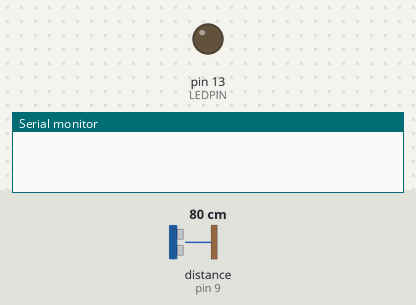
A sketch run on a simulated Arduino Uno, built with avr-gcc and run on an emulated ATmega328P. On the bench: output pins drawn as LEDs (lit = HIGH), the last lines printed to the serial monitor. Wiring (inferred from the names in the program): ultrasonic range finder: trigger pin 10; echo pin 9. Inputs (shaded band) come from the test bench; at power-on: distance to the obstacle (sensor on pin 9) 80 cm. The echo pulse lasts 58.3 µs per cm; pins used as bus, display or sensor lines are not drawn.

Above: at 1.2 s.
1.3 s: distance to the obstacle (sensor on pin 9) set to 55 cm
2.8 s: distance to the obstacle (sensor on pin 9) set to 47 cm
At 3.8 s:
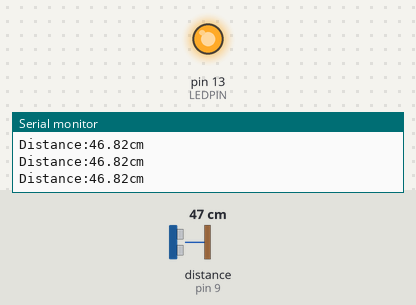
4.3 s: distance to the obstacle (sensor on pin 9) set to 60 cm
At 4.6 s:
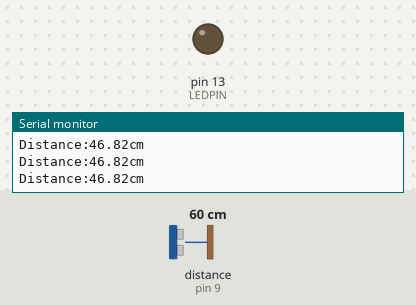
5.8 s: distance to the obstacle (sensor on pin 9) set to 2 cm
At 6.6 s:
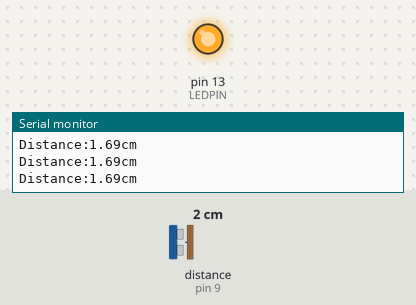
Timing chart, 0 to 8.3 s (numbered marks = the images above; inputs shaded):
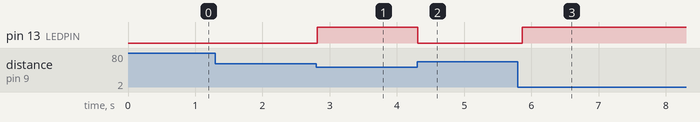

Measured:
- the behaviour switches between 51 and 50 cm on distance to the obstacle (sensor on pin 9) (found by bisection; images 0 and 1)
- after the input at 1.3 s, every drawn part: stays the same
- after the input at 2.8 s, pin 13 (LEDPIN): LOW → HIGH at once
- after the input at 4.3 s, pin 13 (LEDPIN): HIGH → LOW at once
- after the input at 5.8 s, pin 13 (LEDPIN): LOW → HIGH after 0.06 s

The sketch:

distance.ino
```cpp
#define LEDPIN 13
#define TRIGPIN 10
#define ECHOPIN 9

void setup() {
  pinMode(LEDPIN, OUTPUT);
  pinMode(TRIGPIN, OUTPUT);
  pinMode(ECHOPIN, INPUT);
  Serial.begin(9600);
}

void loop() {
  float duration, distance;
  digitalWrite(TRIGPIN, HIGH);
  delay(1);
  digitalWrite(TRIGPIN, LOW);
  duration = pulseIn(ECHOPIN, HIGH);
  distance = duration / 58.138;


  if(distance > 0 && distance < 50) {
    Serial.print("Distance:");
  Serial.print(distance);
  Serial.println("cm");
    digitalWrite(LEDPIN, HIGH);
  } else {
    digitalWrite(LEDPIN, LOW);
  }
  delay(60);
}
```
